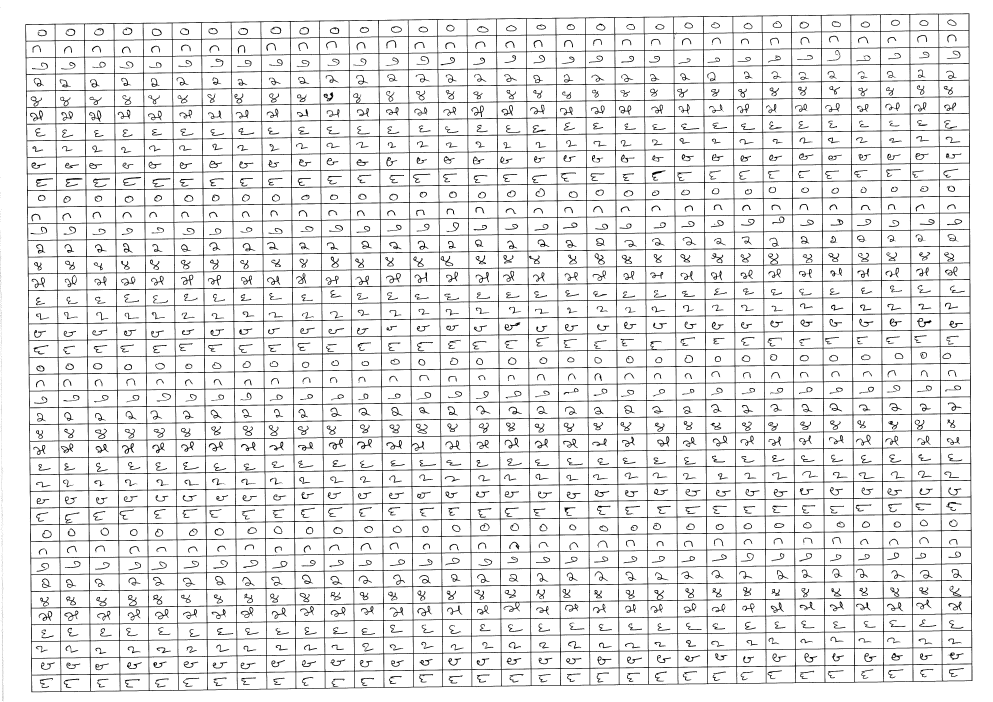
#> input picture data/input_scans/scans_Main/KM--C60853790_Page_01.png, 4963 x 3509 px, found by its file name (shown at 1/5 size); its folder holds only this picture in this run
$ jupyter execute --allow-errors '0) Scan_parse_example_main.ipynb'   (older library calls are emulated)
#> lines starting #> are read from the running program, lines starting #| are printed output that depends on the picture; after the words box and inside, x2 and y2 are one past the last pixel; in counts of white or black regions, pixels touching at a corner belong together
# Parse and MNIST-IZE Kannada Digits from handwritten grid scans:

This notebook goes through the process of generating a handwritten test dataset for Kannada digits. The first step is to construct a grid of handwritten digits using a quad ruled notepad as shown below. Afterwards, the images are generated by:

*   Slicing/extracting individual digit cells
*   MNIST-izing digit cells (eg. resizing digit images to 28x28, denoising by thresholding, and centering using center of mass)

[cell 1]
# Imports
import cv2
from matplotlib import pyplot as plt
from scipy import ndimage
import numpy as np
from PIL import Image
from tqdm import tqdm_notebook
import operator
import warnings
warnings.filterwarnings('ignore')

## Helper functions -1:  Processing the scans: Alignement, cropping and slicing

This scan slignment code is based on this nifty sudoku grid extractor found here:
https://gist.github.com/mineshpatel1/209038c64c19d5e78e0a878320797631#file-sudoku_cv-py

[cell 2]
# [68 lines left out: functions plot_many_images, show_image, show_digits, convert_when_colour, display_points, display_rects and 1 more, not called in this run]


def pre_process_image(img, skip_dilate=False):
	"""Uses a blurring function, adaptive thresholding and dilation to expose the main features of an image."""

	# Gaussian blur with a kernal size (height, width) of 9.
	# Note that kernal sizes must be positive and odd and the kernel must be square.
	proc = cv2.GaussianBlur(img.copy(), (9, 9), 0)

	# Adaptive threshold using 11 nearest neighbour pixels
	proc = cv2.adaptiveThreshold(proc, 255, cv2.ADAPTIVE_THRESH_GAUSSIAN_C, cv2.THRESH_BINARY, 11, 2)

	# Invert colours, so gridlines have non-zero pixel values.
	# Necessary to dilate the image, otherwise will look like erosion instead.
	proc = cv2.bitwise_not(proc, proc)

	if not skip_dilate:
		# Dilate the image to increase the size of the grid lines.
		kernel = np.array([[0., 1., 0.], [1., 1., 1.], [0., 1., 0.]],np.uint8)
		proc = cv2.dilate(proc, kernel)

	return proc


def find_corners_of_largest_polygon(img):
	"""Finds the 4 extreme corners of the largest contour in the image."""
	_, contours, h = cv2.findContours(img.copy(), cv2.RETR_EXTERNAL, cv2.CHAIN_APPROX_SIMPLE)  # Find contours
	contours = sorted(contours, key=cv2.contourArea, reverse=True)  # Sort by area, descending
	polygon = contours[0]  # Largest image

	# Use of `operator.itemgetter` with `max` and `min` allows us to get the index of the point
	# Each point is an array of 1 coordinate, hence the [0] getter, then [0] or [1] used to get x and y respectively.

	# Bottom-right point has the largest (x + y) value
	# Top-left has point smallest (x + y) value
	# Bottom-left point has smallest (x - y) value
	# Top-right point has largest (x - y) value
	bottom_right, _ = max(enumerate([pt[0][0] + pt[0][1] for pt in polygon]), key=operator.itemgetter(1))
	top_left, _ = min(enumerate([pt[0][0] + pt[0][1] for pt in polygon]), key=operator.itemgetter(1))
	bottom_left, _ = min(enumerate([pt[0][0] - pt[0][1] for pt in polygon]), key=operator.itemgetter(1))
	top_right, _ = max(enumerate([pt[0][0] - pt[0][1] for pt in polygon]), key=operator.itemgetter(1))

	# Return an array of all 4 points using the indices
	# Each point is in its own array of one coordinate
	return [polygon[top_left][0], polygon[top_right][0], polygon[bottom_right][0], polygon[bottom_left][0]]


def distance_between(p1, p2):
	"""Returns the scalar distance between two points"""
	a = p2[0] - p1[0]
	b = p2[1] - p1[1]
	return np.sqrt((a ** 2) + (b ** 2))


def crop_and_warp(img, crop_rect):
	"""Crops and warps a rectangular section from an image into a square of similar size."""

	# Rectangle described by top left, top right, bottom right and bottom left points
	top_left, top_right, bottom_right, bottom_left = crop_rect[0], crop_rect[1], crop_rect[2], crop_rect[3]

	# Explicitly set the data type to float32 or `getPerspectiveTransform` will throw an error
	src = np.array([top_left, top_right, bottom_right, bottom_left], dtype='float32')

	# Get the longest side in the rectangle
	side = max([
		distance_between(bottom_right, top_right),
		distance_between(top_left, bottom_left),
		distance_between(bottom_right, bottom_left),
		distance_between(top_left, top_right)
	])

	# Describe a square with side of the calculated length, this is the new perspective we want to warp to
	dst = np.array([[0, 0], [side - 1, 0], [side - 1, side - 1], [0, side - 1]], dtype='float32')

	# Gets the transformation matrix for skewing the image to fit a square by comparing the 4 before and after points
	m = cv2.getPerspectiveTransform(src, dst)

	# Performs the transformation on the original image
	return cv2.warpPerspective(img, m, (int(side), int(side)))


def cut_from_rect(img, rect):
	"""Cuts a rectangle from an image using the top left and bottom right points."""
	return img[int(rect[0][1]):int(rect[1][1]), int(rect[0][0]):int(rect[1][0])]


# [132 lines left out: functions scale_and_centre, find_largest_feature, extract_digit, get_digits, parse_grid, not called in this run]

## Helper functions -2:  MNIST-izing the alignement, cropped and sliced images

Both our input seed images (used in synthetic data generation for the training dataset) and handwritten digits (test dataset) will adhere to the standard MNIST format. This means a 28x28 size digit image will be centered in a 20x20 pixel box. We leveraged the code provided in this wonderful blogpost titled "Tensorflow, MNIST and your own handwritten digits" to help MNIST-ize our data (https://medium.com/@o.kroeger/tensorflow-mnist-and-your-own-handwritten-digits-4d1cd32bbab4).

[cell 3]
# Helper Functions to MNIST-ize data

def getBestShift(img):
    '''
    Returns the best shift in x and y directions
    Input:
      img: np.array
    Output:
      sx: float
      sy: float

    '''
    # Calculate the center of mass coordinates for values in the image array
    cy, cx = ndimage.measurements.center_of_mass(img)
    rows, cols = img.shape

    # Apply vertical and horizontal shift
    sx = np.round(cols/2.0-cx).astype(int)
    sy = np.round(rows/2.0-cy).astype(int)

    return sx, sy

def shift(img, sx, sy):
    '''
    Returns shifted version of the input image
    Input:
        img: np.array
        sx: float
        sy: float
    Output:
        img_new: np.array

    '''
    rows, cols = img.shape

    M = np.float32([[1, 0, sx], [0, 1, sy]]) # Transformation matrix to shift image
    shifted = cv2.warpAffine(img, M, (cols, rows))

    return shifted

def mnistize(img):
    '''
    Returns the MNIST-ized version of the input image
    Input:
        img: np.array
    Output:
        img_new: np.array

    '''
    img = cv2.resize(255-img, (28, 28))

    # Apply Binary + Otsu thresholding on image
    # More info here: https://opencv-python-tutroals.readthedocs.io/en/latest/py_tutorials/py_imgproc/py_thresholding/py_thresholding.html#otsus-binarization
    (thresh, img) = cv2.threshold(img, 128, 255, cv2.THRESH_BINARY+cv2.THRESH_OTSU)

    # Create tight bounding box for digit
    while np.sum(img[0]) == 0:
        img = img[1:]

    while np.sum(img[:,0]) == 0:
        img = np.delete(img, 0, 1)

    while np.sum(img[-1]) == 0:
        img = img[:-1]

    while np.sum(img[:,-1]) == 0:
        img = np.delete(img, -1, 1)

    rows, cols = img.shape

    # Resize image to fit a 20x20 box
    if rows > cols:
        factor = 20.0/rows
        rows = 20
        cols = int(round(cols*factor))
    else:
        factor = 20.0/cols
        cols = 20
        rows = int(round(rows*factor))
    img = cv2.resize(img, (cols, rows))

    # Pad rows/columns to form 28x28 image
    colsPadding = (int(np.ceil((28-cols)/2.0)), int(np.floor((28-cols)/2.0)))
    rowsPadding = (int(np.ceil((28-rows)/2.0)), int(np.floor((28-rows)/2.0)))
    img = np.lib.pad(img, (rowsPadding, colsPadding), 'constant')

    # Find and apply best shift
    shiftx, shifty = getBestShift(img)
    img = shift(img, shiftx, shifty)

    return img

# Load the data: Here comes the fun part!

[cell 4]
from google.colab import drive
drive.mount('/gdrive')

# 65 volunteers wrote $32 \times 40=1280$ digits each on a sheet of white paper with pre-printed grids.
Let's load the files and ascertain what the file sizes are ..

[cell 5]
import os
project_dir=('/gdrive/My Drive/Colab Notebooks/Kannada_MNIST')
scan_dir=os.path.join(project_dir,'data/input_scans/scans_Main')
os.chdir(project_dir)
scanned_files=os.listdir(scan_dir)
scanned_files=sorted(sorted(scanned_files),key=len)
scanned_files[0:5]

The data parsing process is demonstrated below for handwritten Kannada digits (40x32 = 1280 digits), which will make up the test dataset. However this approach for creating and extracting the digits can be applied to other scripts as well. To create the data sheet, the volunteer writes each digit across the row 32 times (32 is the number of cells that make up each row in the quad ruled notepad), completes this for digits 0-9, and repeats this process 4 times for a total of 40 rows and 1280 handwritten digitis. This sheet is then scanned and saved as a .png file.

[cell 6]
n_scans=len(scanned_files)
grid_sizes=np.zeros((n_scans,2),dtype=int)
for i,file_id in enumerate(scanned_files):
  im_grid=Image.open(os.path.join(scan_dir,file_id)).convert('L')
#> im_grid is the input picture: PIL image 4963x3509 L; 90.9% white; 6754 black regions (5235 under 20 px), largest, box (x1, y1, x2, y2) and area: (127, 66, 4863, 3461) 969140, (329, 890, 412, 934) 948, (1644, 2193, 1714, 2249) 907
  grid_sizes[i,:]=im_grid.size

plt.plot(grid_sizes[:,0])
plt.plot(grid_sizes[:,1])
plt.title(f'The size of a scanned grid image is {grid_sizes[0,0]},{grid_sizes[0,1]}')
plt.xlabel('Scanned image index')
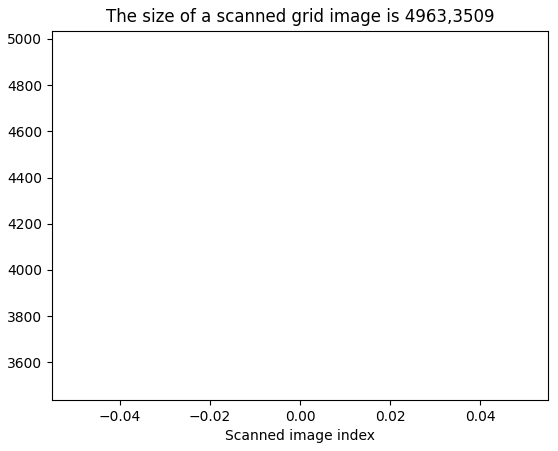
#> figure drawn by matplotlib, 1 panel

# Let's test this out for one example!

[cell 7]
original = cv2.imread(os.path.join(scan_dir,scanned_files[0]), cv2.IMREAD_GRAYSCALE)
processed = pre_process_image(original)
#> in pre_process_image, `proc = cv2.bitwise_not(proc, proc)`:
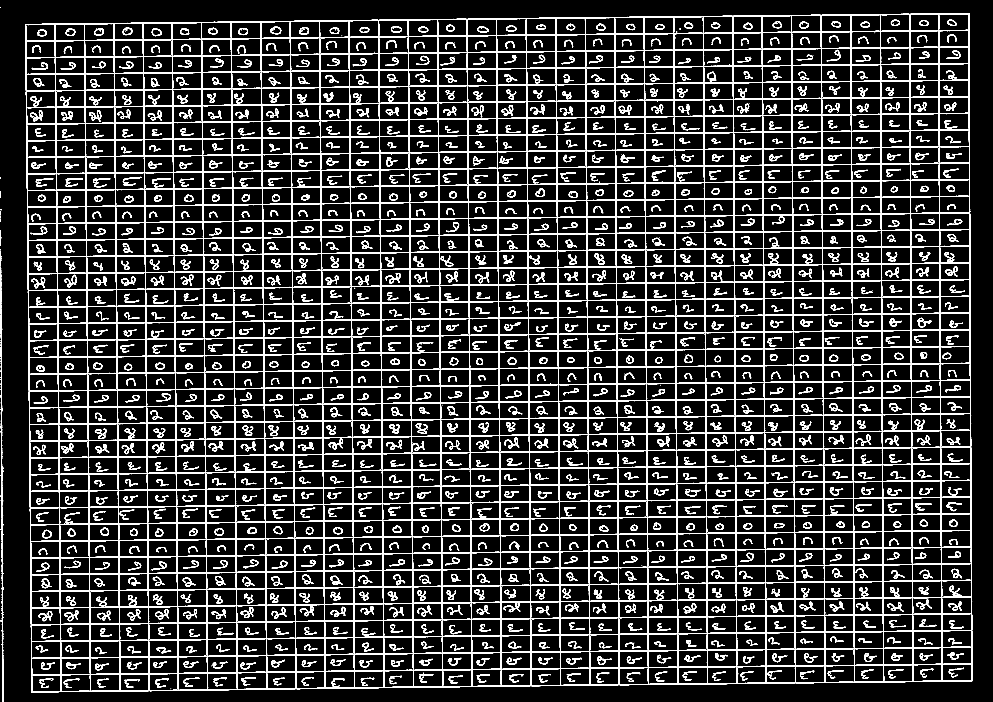
#> proc: shape (3509, 4963) (shown at 1/5 size); 12.7% white; 1635 white regions (280 under 20 px), largest, box (x1, y1, x2, y2) and area: (126, 66, 4863, 3462) 1413344, (0, 2876, 18, 3507) 2905, (445, 552, 507, 610) 1059
#> in pre_process_image, `proc = cv2.dilate(proc, kernel)`:
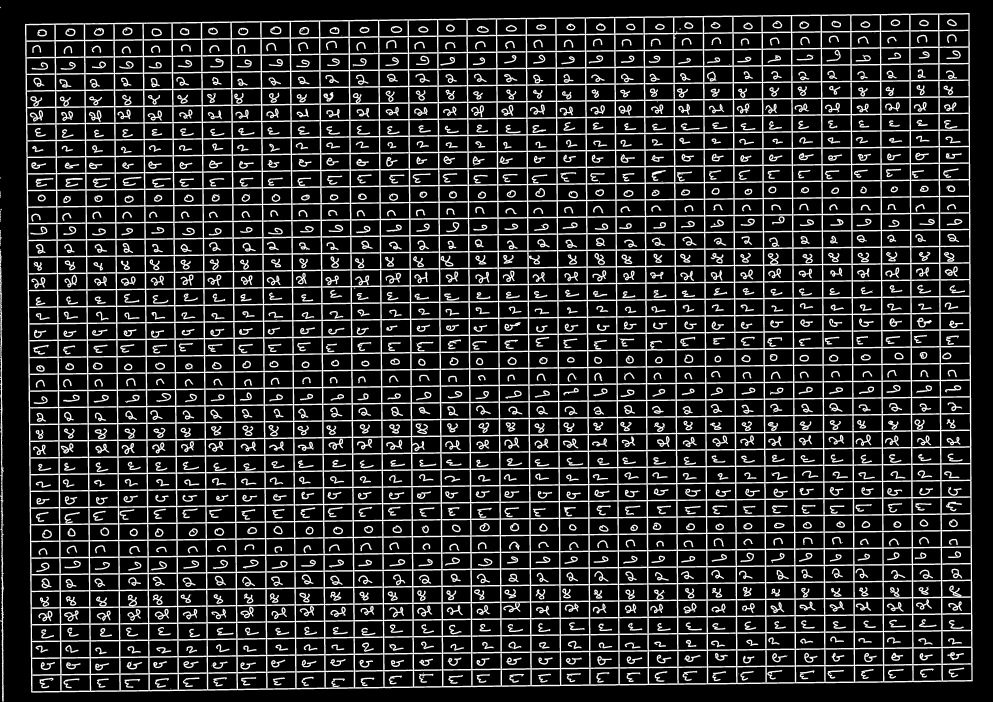
#> proc: shape (3509, 4963) (shown at 1/5 size); 17.9% white; 1512 white regions (183 under 20 px)
plt.figure(figsize=(15,18))
plt.imshow(processed,cmap='gray')
corners = find_corners_of_largest_polygon(processed)
#> in find_corners_of_largest_polygon, `_, contours, h = cv2.findContours(img.copy(), cv2.RETR_EXTERNAL, cv2.C..`: contours = 24 contours, 16 with area under 20; largest, box (x1, y1, x2, y2) and area: (125, 65, 4864, 3463) 15750880, (0, 1334, 20, 3508) 11528, (0, 1269, 9, 1333) 258, (0, 1182, 9, 1203) 69, (0, 1150, 4, 1174) 54, (0, 1254, 6, 1268) 47, (0, 1078, 4, 1092) 31, (2, 1044, 9, 1052) 30; h = 24 rows, first 6: [1, -1, -1, -1], [2, 0, -1, -1], [3, 1, -1, -1], [4, 2, -1, -1], [5, 3, -1, -1], [6, 4, -1, -1]
#> in find_corners_of_largest_polygon, `polygon = contours[0]`: polygon = contour of 1011 points, box (x1, y1, x2, y2) (125, 65, 4864, 3463), area 15750880
#> in find_corners_of_largest_polygon, `bottom_right, _ = max(enumerate([pt[0][0] + pt[0][1] for pt in polygon..`: bottom_right = 846
#> in find_corners_of_largest_polygon, `top_left, _ = min(enumerate([pt[0][0] + pt[0][1] for pt in polygon]), ..`: top_left = 344
#> in find_corners_of_largest_polygon, `bottom_left, _ = min(enumerate([pt[0][0] - pt[0][1] for pt in polygon]..`: bottom_left = 558
#> in find_corners_of_largest_polygon, `top_right, _ = max(enumerate([pt[0][0] - pt[0][1] for pt in polygon]),..`: top_right = 1009
#> corners = [[128, 119], [4848, 68], [4860, 3406], [155, 3459]]
cropped = crop_and_warp(original, corners)
#> in crop_and_warp, `top_left, top_right, bottom_right, bottom_left = crop_rect[0], crop_re..`: top_left = [128, 119]; top_right = [4848, 68]; bottom_right = [4860, 3406]; bottom_left = [155, 3459]
#> in crop_and_warp, `src = np.array([top_left, top_right, bottom_right, bottom_left], dtype..`: src has the same summary as corners outside crop_and_warp
#> in distance_between, `a = p2[0] - p1[0]`: a = -12
#> in distance_between, `b = p2[1] - p1[1]`: b = -3338
#> in crop_and_warp, `side = max([ distance_between(bottom_right, top_right), distance_betwe..`: side = 4720.3
#> in crop_and_warp, `dst = np.array([[0, 0], [side - 1, 0], [side - 1, side - 1], [0, side ..`: dst = [[0, 0], [4719.3, 0], [4719.3, 4719.3], [0, 4719.3]]
#> in crop_and_warp, `m = cv2.getPerspectiveTransform(src, dst)`: m = [[0.999, -0.00808, -126.9], [0.0152, 1.41, -169.5], [-1.48e-07, -9.5e-07, 1]]
#> in crop_and_warp, `return cv2.warpPerspective(img, m, (int(side), int(side)))`:
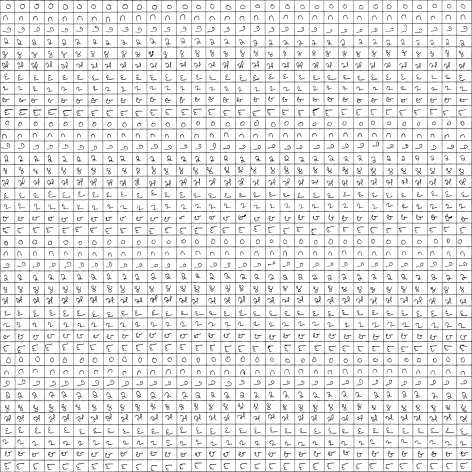
#> returned value: shape (4720, 4720) (shown at 1/10 size); min 0, max 255, mean 229.5
plt.figure(figsize=(15,18))
plt.imshow(cropped,cmap='gray')

## Now, let's extract the digit for random index pairs

[cell 8]
im_grid_cropped=Image.fromarray(cropped)
width=cropped.shape[0]/32
height=cropped.shape[1]/40
##
border_offset=18
x = np.arange(0, 32*width, width)
y = np.arange(0, 40*height, height)
xv, yv = np.meshgrid(x, y, indexing='xy') # Construct grid of x,y values
plt.figure(figsize=(border_offset,8))
# Let's take 10 random slices
for trial in range(30):
    i = np.random.randint(0, 31)
    j = np.random.randint(0, 39)
    x,y = (xv[j, i], yv[j, i])
    cropped_ = im_grid_cropped.crop((x+border_offset, y+border_offset, x+width-border_offset , y+height-border_offset)) # Crop the image
    x_rand_image = mnistize(np.array(cropped_)) # MNIST-ize the images
    plt.subplot(3, 10, trial+1)
    plt.imshow(x_rand_image,cmap='gray')
    plt.grid(False)
    plt.axis('off')
    plt.title(str((i,j))+'|'+ str(np.uint8(np.mod(j, 10)))) # The corresponding label
#> this loop made 30 passes
#> (thresh in mnistize, shiftx in mnistize, shifty in mnistize) on passes 1 to 7: (109, 0, 2), (84, 1, -1), (104, 3, 3), (103, 0, 1), (104, 3, -3), (108, 3, -2), (100, -1, 1)
#> pass 1, `cropped_ = im_grid_cropped.crop((x+border_offset, y+border_offset, x+w..`:
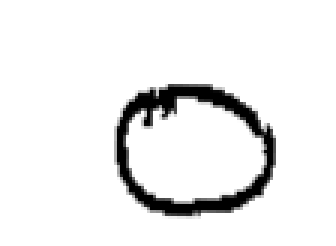
#> cropped_: PIL image 112x82 L (shown 3 times larger); min 0, max 255, mean 237
#> pass 1, in mnistize, `(thresh, img) = cv2.threshold(img, 128, 255, cv2.THRESH_BINARY+cv2.THR..`:
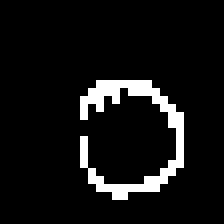
#> img: shape (28, 28) (shown 8 times larger); 7.4% white in thin lines or dots, all inside (x1, y1, x2, y2) = (10, 10, 23, 25)
#> pass 1, in mnistize, `img = np.lib.pad(img, (rowsPadding, colsPadding), 'constant')`:
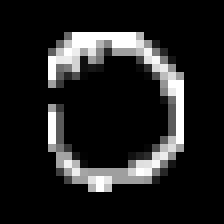
#> img: shape (28, 28) (shown 8 times larger); min 0, max 255, mean 32.6
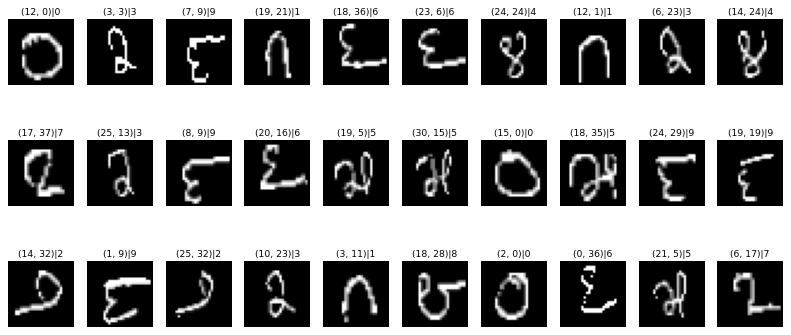
#> figure drawn by matplotlib, 30 panels

# This works!
Let's functionalize it

[cell 9]
def extract_digits_labels(cropped):
  im_grid_cropped=Image.fromarray(cropped)
  width=cropped.shape[0]/32
  height=cropped.shape[1]/40
  ##
  border_offset=18
  x = np.arange(0, 32*width, width)
  y = np.arange(0, 40*height, height)
  xv, yv = np.meshgrid(x, y, indexing='xy') # Construct grid of x,y values
  plt.figure(figsize=(border_offset,8))
  X_digits=np.zeros((32,40,28,28,1), dtype='uint8')
  y_digits=np.zeros((32,40),dtype='uint8')
  for i in tqdm_notebook(range(32)):
    for j in range(40):
      x,y = (xv[j, i], yv[j, i])
      cropped_ = im_grid_cropped.crop((x+border_offset, y+border_offset, x+width-border_offset , y+height-border_offset)) # Crop the image
      X_digits[i,j,:,:,0] = mnistize(np.array(cropped_)) # MNIST-ize the images
      y_digits[i,j]=np.uint8(np.mod(j, 10)) # The corresponding label
#   X_digits=X_digits.reshape((32*40,28,28,1))
#   y_digits=y_digits.reshape((32*40))
  return X_digits,y_digits

 Let's verify ..

#> (a cell that did not finish here is left out)

#> in extract_digits_labels, `x = np.arange(0, 32*width, width)`: x = 32 values from 0 to 4572.5
#> in extract_digits_labels, `y = np.arange(0, 40*height, height)`: y = 40 values from 0 to 4602
#> in extract_digits_labels, `xv, yv = np.meshgrid(x, y, indexing='xy')`:
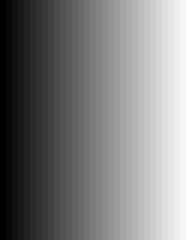
#> xv: shape (40, 32) float64 (shown 6 times larger); min 0, max 4572.5, mean 2286.2; drawn with min black and max white
#> in extract_digits_labels, `xv, yv = np.meshgrid(x, y, indexing='xy')`:
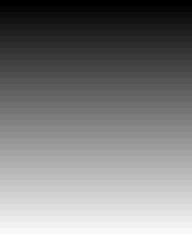
#> yv: shape (40, 32) float64 (shown 6 times larger); min 0, max 4602, mean 2301; drawn with min black and max white
